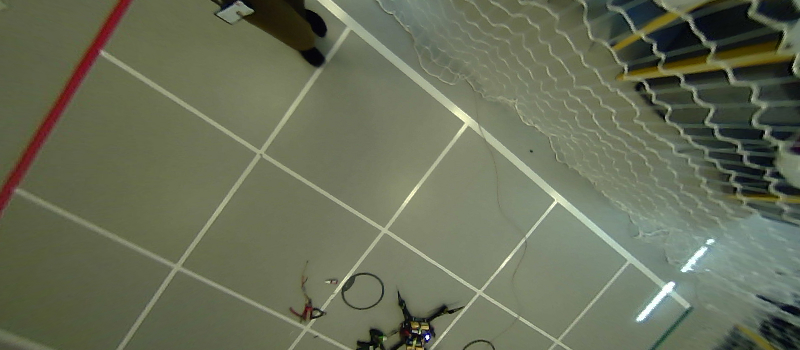
%> input picture Homeworx/homework2/data/grid.jpg, 800 x 350 px
$ octave task2.m   (GNU Octave 9; MATLAB toolbox functions it lacks are replaced by stand-ins)
%> lines starting %> are read from the running program, lines starting %| are printed output that depends on the picture
### Homeworx/homework2/matlab/rgb_to_gray.m
function gray = rgb_to_gray(rgb)
    % Converts a HxWx3 RGB image to a HxW grayscale image.
    gray = (rgb(:,:,1) + rgb(:,:,2) + rgb(:,:,3))/3;
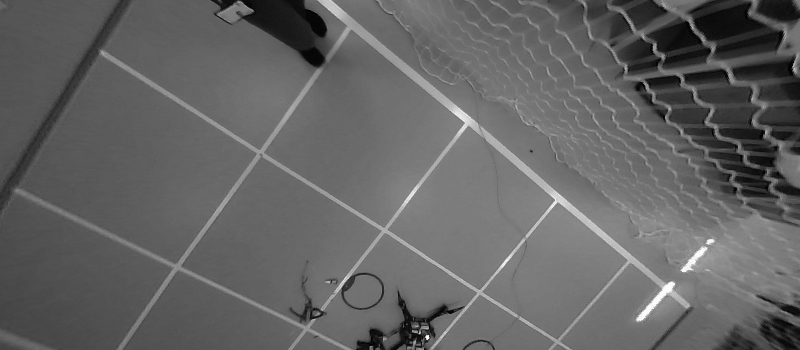
%> gray: size 350x800 double; min 0, max 1, mean 0.393
end

### Homeworx/homework2/matlab/derivative_of_gaussian.m
function [Ix, Iy, Im] = derivative_of_gaussian(I, sigma)
%> called with sigma = 1
    % Computes the gradient in the x and y direction using the derivatives
    % of a 2-D Gaussian, as described in HW1 Task 3.6. Returns the gradient
    % images (Ix, Iy) and the magnitude Im.

    h = ceil(3*sigma);
    x = linspace(-h, h, 2*h + 1);
    e = exp(-x.^2/(2*sigma^2));
    g = e/sqrt(2*pi*sigma^2);
    d = -x.*e/(sigma*sigma*sigma*sqrt(2*pi));

    Ix = zeros(size(I));
    Iy = zeros(size(I));
    for row=1:size(I,1)
        Ix(row,:) = conv(I(row,:), d, 'same');
        Iy(row,:) = conv(I(row,:), g, 'same');
    end
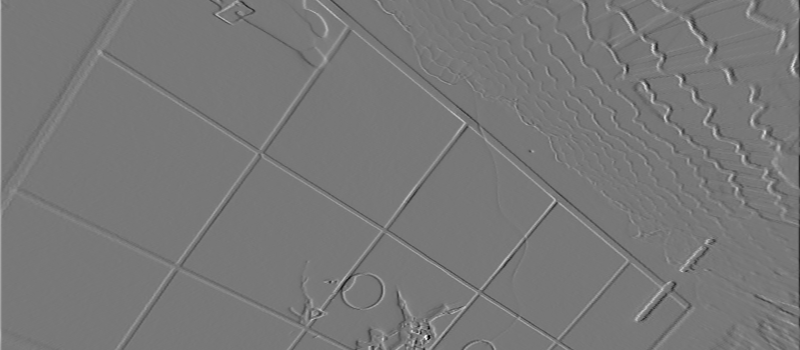
%> Ix: size 350x800 double; min -0.282, max 0.316, mean 5.4e-06; drawn with min black and max white
    for col=1:size(I,2)
        Ix(:,col) = conv(Ix(:,col), g, 'same');
        Iy(:,col) = conv(Iy(:,col), d, 'same');
    end
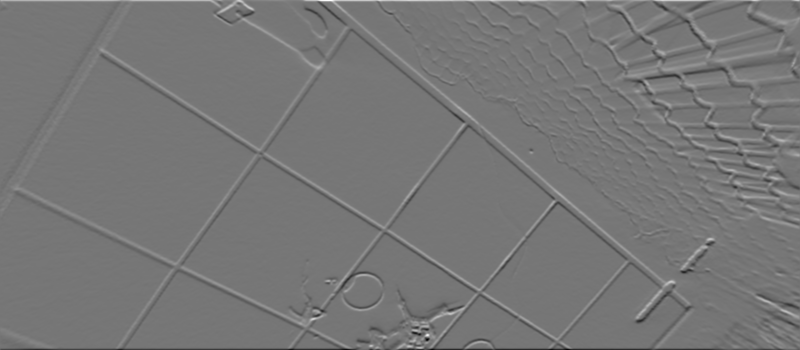
%> Iy: size 350x800 double; min -0.245, max 0.281, mean 3.81e-05; drawn with min black and max white
    Im = sqrt(Ix.^2 + Iy.^2);
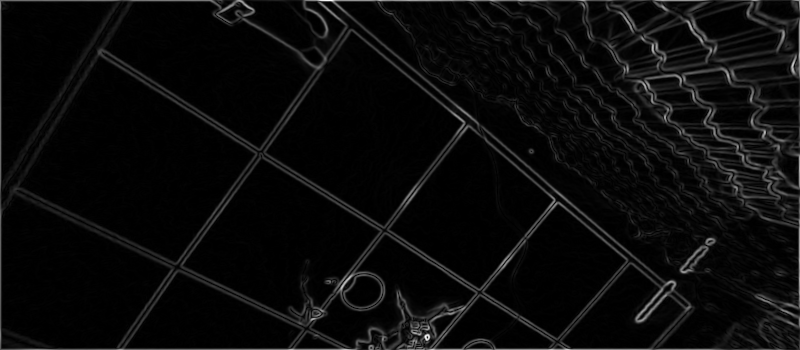
%> Im: size 350x800 double; min 1.23e-17, max 0.284, mean 0.0127; drawn with min black and max white
end

### Homeworx/homework2/matlab/extract_edges.m
function [x, y, theta] = extract_edges(Ix, Iy, Im, threshold)
%> called with threshold = 0.015
    % Returns the x and y coordinates of pixels whose gradient
    % magnitude is greater than the threshold.

    [y,x] = find(Im > threshold);
%> y = 60711 values from 1 to 350; x = 60711 values from 1 to 800
    index = sub2ind(size(Im), y, x);
    theta = atan2(Iy(index), Ix(index));
end

### Homeworx/homework2/matlab/draw_line.m
function draw_line(theta, rho)
    % Helper function to draw a line given in normal form.
    % Uses the current figure limits to clip the line.
    ulim = xlim();
    vlim = ylim();
    c = cos(theta);
    s = sin(theta);
    if abs(s) > abs(c)
        u1 = ulim(1);
        u2 = ulim(2);
        v1 = (rho-u1*c)/s;
        v2 = (rho-u2*c)/s;
        [v1,u1] = clamp_line_parameters(v1, u1, vlim(1), vlim(2), rho, s, c);
        [v2,u2] = clamp_line_parameters(v2, u2, vlim(1), vlim(2), rho, s, c);
    else
        v1 = vlim(1);
        v2 = vlim(2);
        u1 = (rho-v1*s)/c;
        u2 = (rho-v2*s)/c;
        [u1,v1] = clamp_line_parameters(u1, v1, ulim(1), ulim(2), rho, c, s);
        [u2,v2] = clamp_line_parameters(u2, v2, ulim(1), ulim(2), rho, c, s);
    end
    plot([u1, u2], [v1, v2], 'yellow', 'LineWidth', 1.5);
end

function [a, b] = clamp_line_parameters(a, b, a_min, a_max, rho, A, B)
    if a < a_min || a > a_max
        a = max(a_min, min(a_max, a));
        b = (rho - a*A)/B;
    end
end

### Homeworx/homework2/matlab/task2.m
clear;

% This bit of code is from HW1.
filename       = '../data/grid.jpg';
edge_threshold = 0.015;
blur_sigma     = 1;
I_rgb          = im2double(imread(filename));
I_gray         = rgb_to_gray(I_rgb);
[Ix,Iy,Im]     = derivative_of_gaussian(I_gray, blur_sigma);
[x,y,theta]    = extract_edges(Ix, Iy, Im, edge_threshold);

% You can adjust these for better results
line_threshold = 0.2;
N_rho          = 200;
N_theta        = 200;

%%%%%%%%%%%%%%%%%%%%%%%%%%%%%%%%%%%%%%%%%%%
%
% Task 2.1: Determine appropriate ranges
%
%%%%%%%%%%%%%%%%%%%%%%%%%%%%%%%%%%%%%%%%%%%
% Tip: theta is computed using atan2. Check that the range
% returned by atan2 matches your chosen ranges.
rho_max   = 500; % Placeholder value
rho_min   = -100; % Placeholder value
theta_min = -1; % Placeholder value
theta_max = +1; % Placeholder value

%%%%%%%%%%%%%%%%%%%%%%%%%%%%%%%%%%%%%%%%%%%
%
% Task 2.2: Compute the accumulator array
%
%%%%%%%%%%%%%%%%%%%%%%%%%%%%%%%%%%%%%%%%%%%
% Zero-initialize an array to hold our votes
H = zeros(N_rho, N_theta);

% 1) Compute rho for each edge (x,y,theta)
% Tip: You can do this without for-loops

% 2) Convert to discrete row,column coordinates
% Tip: Use round(...) to round a number to an integer type
% Tip: Remember that Matlab indices start from 1, not 0

% 3) Increment H[row,column]
% Tip: Make sure that you don't try to access values at indices outside
% the valid range: [1,N_rho] and [1,N_theta]

%%%%%%%%%%%%%%%%%%%%%%%%%%%%%%%%%%%%%%%%%%%
%
% Task 2.3: Extract local maxima
%
%%%%%%%%%%%%%%%%%%%%%%%%%%%%%%%%%%%%%%%%%%%
% 1) Call extract_local_maxima

% 2) Convert back to continuous rho,theta quantities
maxima_rho = [100]; % Placeholder
maxima_theta = [0]; % Placeholder

%%%%%%%%%%%%%%%%%%%%%%%%%%%%%%%%%%%%%%%%%%%
%
% Figure 2.2: Display the accumulator array and local maxima
%
%%%%%%%%%%%%%%%%%%%%%%%%%%%%%%%%%%%%%%%%%%%
figure();
imagesc(H, 'XData', [theta_min theta_max], 'YData', [rho_min rho_max]); hold on;
cb = colorbar();
cb.Label.String = 'Votes';
scatter(maxima_theta, maxima_rho, 100, 'MarkerEdgeColor', 'red', 'MarkerFaceColor', 'none', 'LineWidth', 1.5);
xlabel('\theta (radians)');
ylabel('\rho (pixels)');
title('Accumulator array');

%%%%%%%%%%%%%%%%%%%%%%%%%%%%%%%%%%%%%%%%%%%
%
% Figure 2.3: Draw the lines back onto the input image
%
%%%%%%%%%%%%%%%%%%%%%%%%%%%%%%%%%%%%%%%%%%%
figure();
imshow(I_rgb); hold on;
for i=1:size(maxima_rho)
    draw_line(maxima_theta(i), maxima_rho(i));
end
title('Dominant lines');
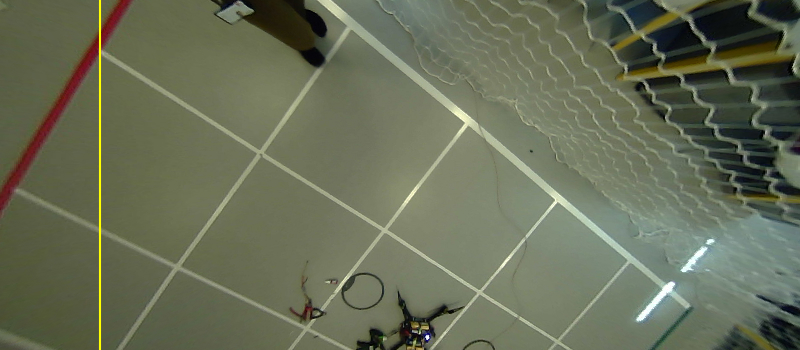
%> figure redrawn from the program's plot data; its title reads 'Dominant lines'
